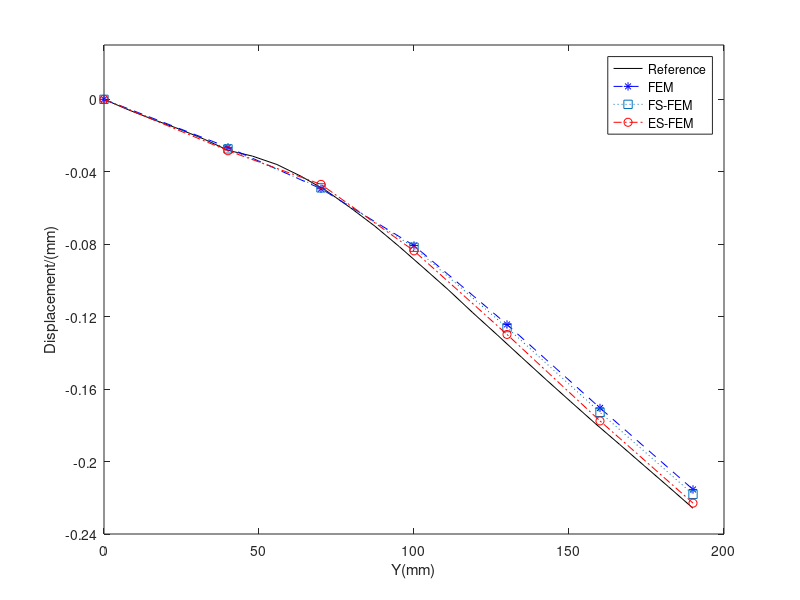

Source code (MATLAB):
%legend('sinx',0);   
%xlabel('The number of training')  
%ylabel('Evacuation time(s)')  
clear
% S=load('redirection_reference.txt');
% s=sort(S(:,1));
A=load('redirection_reference.txt');
x=A(:,1);
y=A(:,2);
plot(x,y,'-k')
axis([0,200,-0.24,0.03])
hold on
set(gca,'XTick',[0:50:200]);
set(gca,'YTick',[-0.24:0.04:0]);
xlabel('Y(mm)') ;
ylabel('Displacement/(mm)')  ;
%----------------------------------
%----------------------------------
B=load('redirection_FEM.txt');
x=B(:,1);
y=B(:,2);
plot(x,y,'b--*');
%----------------------------------
D=load('redirection_FSFEM.txt');
x=D(:,1);
y=D(:,2);
plot(x,y,':s');
%----------------------------------
C=load('redirection_ESFEM.txt');
x=C(:,1);
y=C(:,2);
plot(x,y,'r-.o');
legend('Reference','FEM','FS-FEM','ES-FEM');